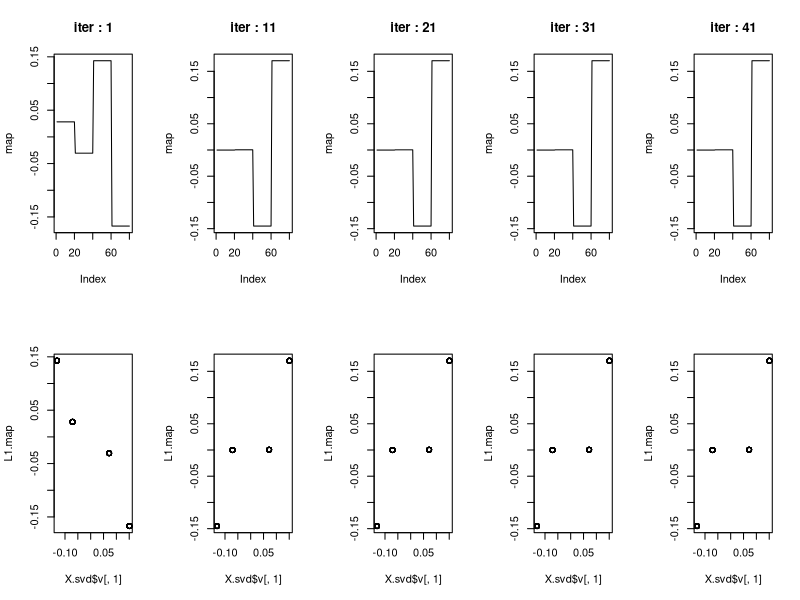
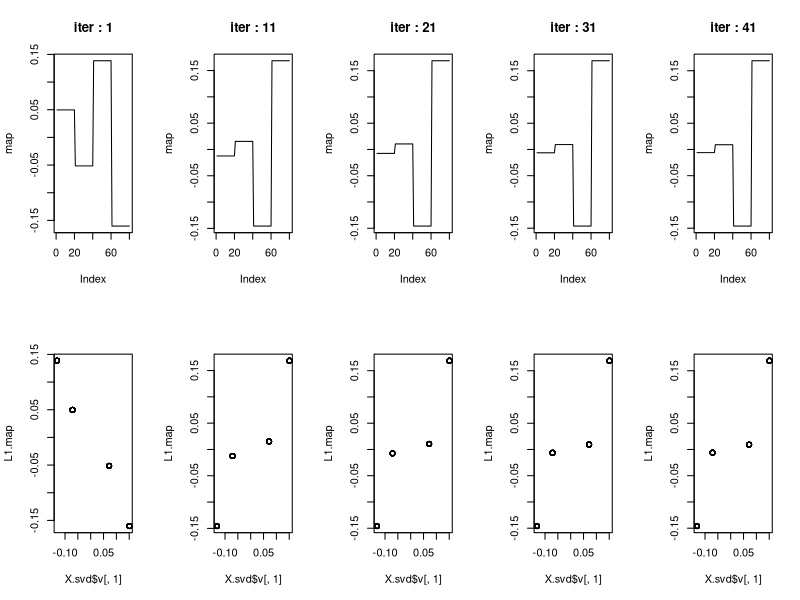
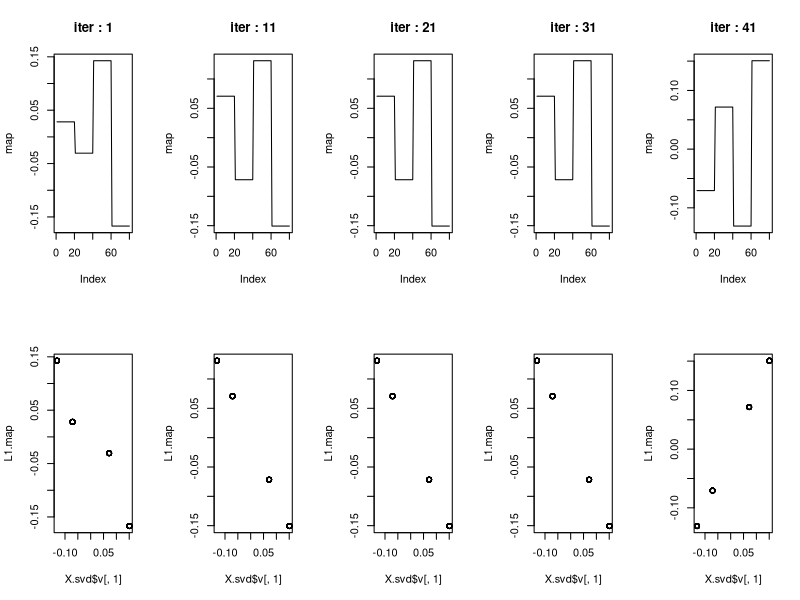
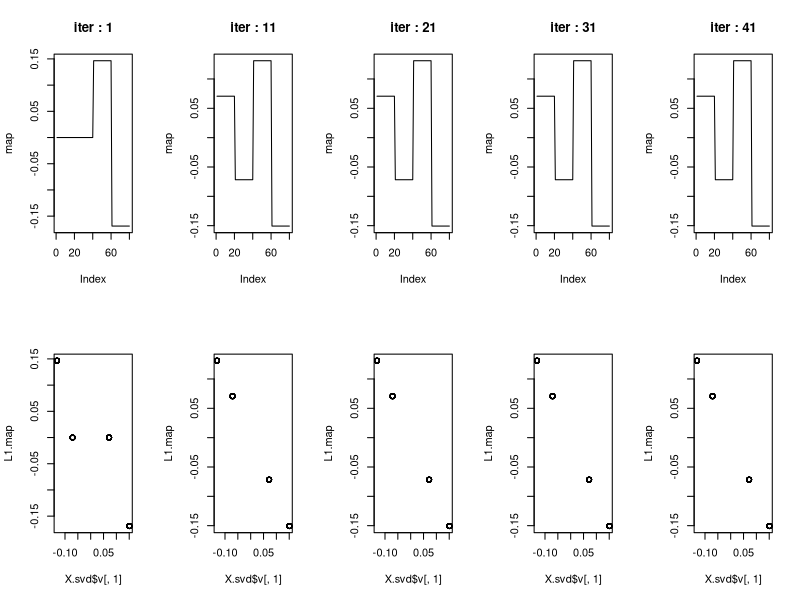
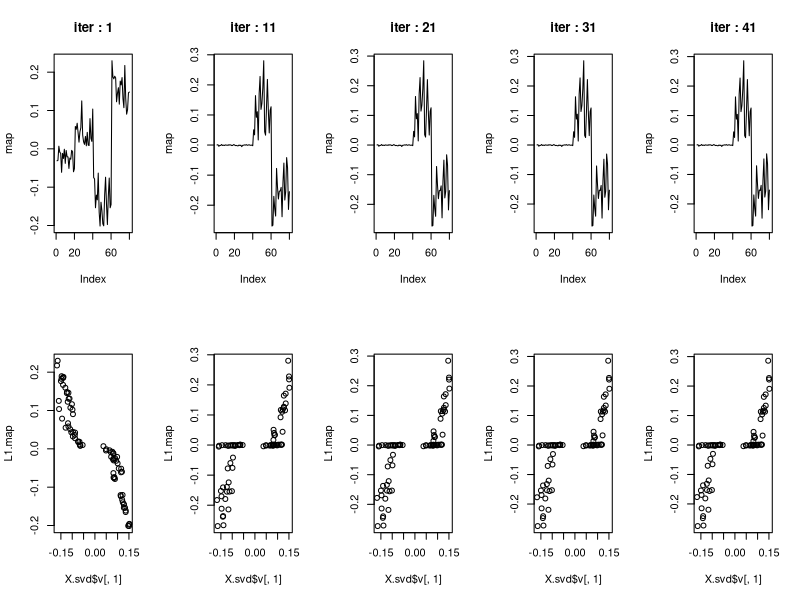
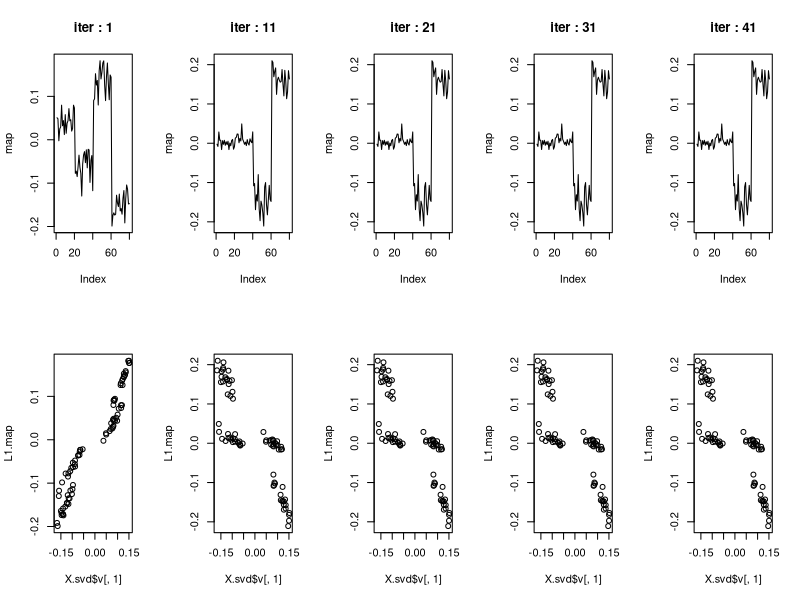
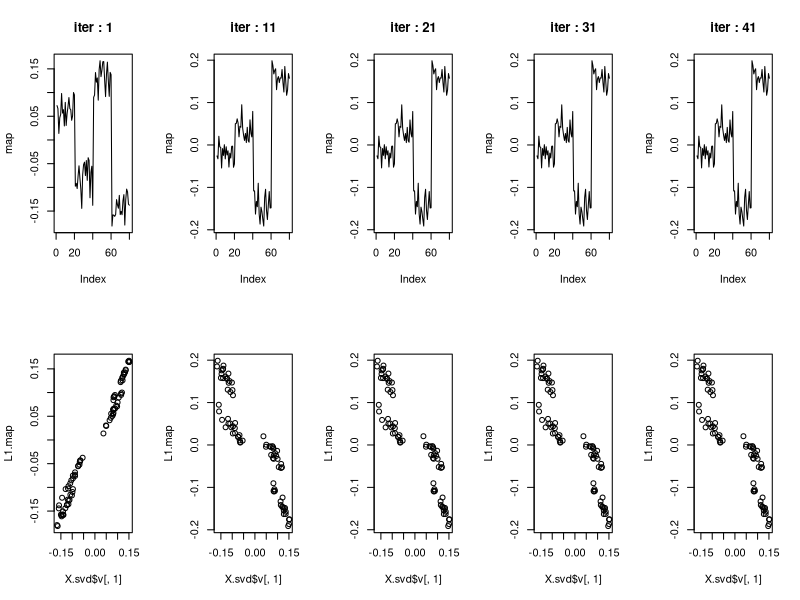
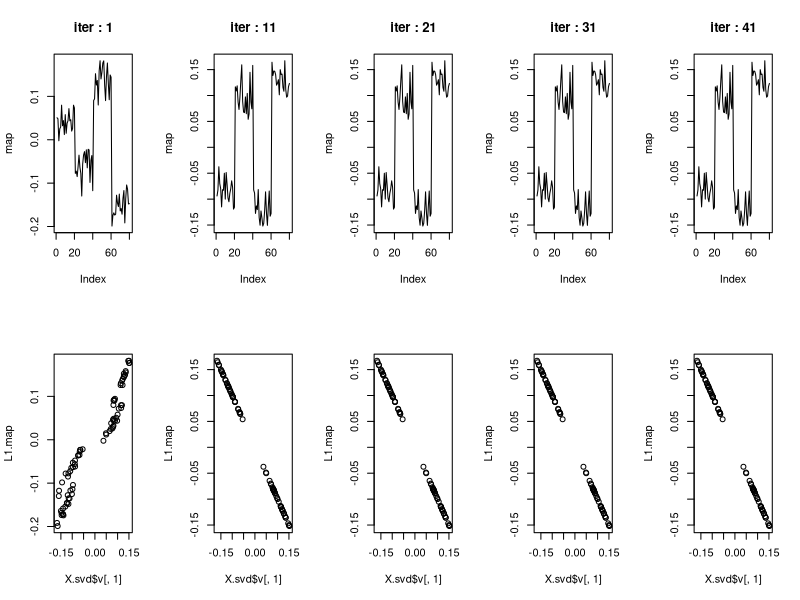

Write the R code that produced these figures, in order.
## ---- chunk 1
# code originally from https://stephens999.github.io/misc/tree_pca_03.html.
#--------------------------------------------------
# create X
set.seed(123)
p = 1000
n = 20
f = list()
for(i in 1:6){ 
  f[[i]] = rnorm(p)
}
X =matrix(0,ncol=4*n, nrow=p)
X[,1:(2*n)] = f[[1]]
X[,(2*n+1):(4*n)] = f[[2]]

X[,1:n] = X[,1:n]+f[[3]]
X[,(n+1):(2*n)] = X[,(n+1):(2*n)]+f[[4]]
X[,(2*n+1):(3*n)] = X[,(2*n+1):(3*n)] + f[[5]]
X[,(3*n+1):(4*n)] = X[,(3*n+1):(4*n)] + f[[6]]
X.svd = svd(X)

# create X2
X2 = X- X.svd$u[,1:2] %*% diag(X.svd$d[1:2]) %*% t(X.svd$v[,1:2])

# adding noise
set.seed(9) # the seed where flash didn't work
X2n_a = X2 + rnorm(4*n*p,sd=3)

set.seed(5) # the seed where flash did work
X2n_b = X2 + rnorm(4*n*p,sd=3)
#--------------------------------------------------
rm(X, X.svd, f, i, n, p)
## ---- chunk 2
ebfa_hb_g1 <- function(X, a, update.a, N.updates, active.initialization=FALSE, warmstart=FALSE){
    
  # Set up
  ##############################################################
  
  # X-related quantities
  X.svd <- svd(X)
  n <- nrow(X)
  p <- ncol(X)
  X.Fsq <- norm(X, type="F")^2 # Frobenius norm squared
  XTX <- t(X)%*%X # Gram matrix
  
  # define erfc function
  erfc <- function(x){ 2 * pnorm(x * sqrt(2), lower = FALSE)}
  logerfc <- function(x) { log(2)+pnorm(x * sqrt(2), lower = FALSE, log.p=TRUE)}
  
  ############ Functions for L-step
  sigmasq.k <- function(k){((n*p*k+X.Fsq)-sqrt((n*p*k+X.Fsq)^2-4*n*(p-1)*k*X.Fsq))/(2*n*(p-1))}
  delta.k <- function(k){sigmasq.k(k)/(k-sigmasq.k(k))}
  G1.k <- function(k){-n*p/2*log(sigmasq.k(k))-n/2*log(1+delta.k(k))-X.Fsq/(2*sigmasq.k(k))}
  G2.k <- function(k, E.w.inv){
    lambda <- eigen(diag(E.w.inv)-XTX/(2*k))$values
    lambda.p <- min(lambda)
    G2 <- -lambda.p-0.5*sum(log(1+2*(lambda-lambda.p)/p))+log(2*pi^(p/2))-log(gamma(p/2))
    return(G2)
  }
  c.k <- function(k, E.w.inv){
    lambda.for.c <- eigen(diag(E.w.inv)-XTX/(2*k))$values
    optimality <- function(c) {(sum((lambda.for.c+c)^(-1))/2-1)^2}
    c <- optimize(optimality, interval=c(-min(lambda.for.c)+0.5, -min(lambda.for.c)+p/2), maximum=FALSE)
    return(c)
  }
  
  # Initialization
  ##############################################################
  # initialize using the first singular vector
  E.L1.sq <- X.svd$v[,1]^2
  
  if(warmstart==TRUE){
    E.L1.sq <- rep(c(10^(-10),1), times=c(40,40))
    E.L1.sq <- E.L1.sq/sum(E.L1.sq)
  }
  
  if(active.initialization==TRUE){
      a.init <- 0
      epsilon <- 1/(p*10^3)
    
      while(a.init<a){
        # replacing smallest (in size) nonzero coordinate to zero, and rescale to norm 1
        E.L1.sq[E.L1.sq==min(E.L1.sq[E.L1.sq>0])] <- 0
        E.L1.sq <- E.L1.sq/sum(E.L1.sq)
    
        # check whether initialization of E.L1.sq is consistent with initial 'a'
        optimality <- function(a){
          a + p*logerfc(sqrt(a/p)) + sqrt(a)*sqrt(2)*sum(sqrt(E.L1.sq))
        }
        a.init <- optimize(optimality, interval=c(0,10^3), maximum=FALSE)$minimum
      }
    
      sum(E.L1.sq>0)/p # ratio of nonzero coordinates
      sum(E.L1.sq>0) # number of nonzero coordinates
    
      # replace 0 with a small number epsilon to avoid numerical issues
      E.L1.sq[E.L1.sq==0] <- epsilon
      E.L1.sq <- E.L1.sq/sum(E.L1.sq)
      sum(sqrt(E.L1.sq))
  }
  
  E.w.inv <- sqrt(a/(2*E.L1.sq))
  
  # Updates
  ##############################################################
  par(mfcol=c(2,5))
  for (n.updates in 1:N.updates){
        
      ############ L-step
      G.k <- function(k){G1.k(k)+G2.k(k, E.w.inv)}
      kappa <- optimize(G.k, interval=c(0,1000), maximum=TRUE)$maximum
      c.star <- c.k(kappa, E.w.inv)$minimum
      E.L1.sq <- diag(0.5*solve(diag(E.w.inv)-XTX/(2*kappa)+c.star*diag(rep(1,p))))
      
      if(n.updates%%10==1){
        L1.map <- eigen(XTX/(2*kappa)-diag(E.w.inv))$vectors[,1]
        plot(L1.map, type='l', ylab='map', main=paste0("iter : ",n.updates))
        plot(X.svd$v[,1], L1.map)
      }
      
      ############ W-step
      if(update.a==TRUE){
         optimality <- function(a){
          a + p*logerfc(sqrt(a/p)) + sqrt(a)*sqrt(2)*sum(sqrt(E.L1.sq)) 
        }
        a <- optimize(optimality, interval=c(0,10^3), maximum=FALSE)$minimum
      }
      E.w.inv <- sqrt(a/(2*E.L1.sq))
  }
  out.list <- list(kappa=kappa, E.L1.sq=E.L1.sq, L1.map=L1.map, E.w.inv=E.w.inv, a=a)
  return(out.list)
  }
## ---- chunk 3
ebfa_hb_g1(X=X2, a=10^6, update.a=FALSE, N.updates=41) -> temp.result
ebfa_hb_g1(X=X2, a=10^5, update.a=FALSE, N.updates=41) -> temp.result

# update a
ebfa_hb_g1(X=X2, a=10^6, update.a=TRUE, N.updates=41) -> temp.result 
temp.result$a

# update a with warmstart
ebfa_hb_g1(X=X2, a=10^6, update.a=TRUE, N.updates=41, warmstart=TRUE) -> temp.result 
temp.result$a
## ---- chunk 4
ebfa_hb_g1(X=X2n_a, a=10^4, update.a=FALSE, N.updates=41) -> temp.result
ebfa_hb_g1(X=X2n_a, a=10^3, update.a=FALSE, N.updates=41) -> temp.result
ebfa_hb_g1(X=X2n_a, a=10^2, update.a=FALSE, N.updates=41) -> temp.result

# update a
ebfa_hb_g1(X=X2n_a, a=10^3, update.a=TRUE, N.updates=41) -> temp.result 
temp.result$a

# update a with warmstart
ebfa_hb_g1(X=X2n_a, a=10^3, update.a=TRUE, N.updates=41, warmstart=TRUE) -> temp.result 
temp.result$a
## ---- chunk 5
ebfa_hb_g1(X=X2n_b, a=10^4, update.a=FALSE, N.updates=41) -> temp.result
ebfa_hb_g1(X=X2n_b, a=10^3, update.a=FALSE, N.updates=41) -> temp.result
ebfa_hb_g1(X=X2n_b, a=10^2, update.a=FALSE, N.updates=41) -> temp.result

# update a
ebfa_hb_g1(X=X2n_b, a=10^3, update.a=TRUE, N.updates=41) -> temp.result 
temp.result$a

# update a with warmstart
ebfa_hb_g1(X=X2n_b, a=10^3, update.a=TRUE, N.updates=41, warmstart=TRUE) -> temp.result 
temp.result$a
